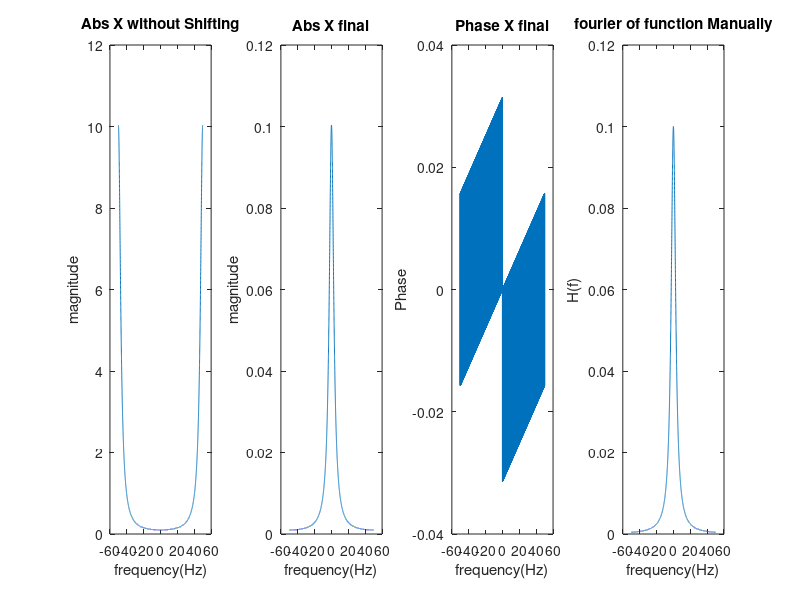

This figure's MATLAB source:
clear
fs = 100;
t = -30:1/fs:30;
x=exp(-20*abs(t));
df = fs/6001;
f = -fs/2:df:fs/2-df;
forie_transform=40./(400+4*(pi.^2)*(f.^2));
X = fft(x);
Xf_shift=(1/fs)*fftshift(X);
subplot(1,4,1)
plot(f,abs(X))
title('Abs X without Shifting');
xlabel('frequency(Hz)');
ylabel('magnitude');
subplot(1,4,2)
plot(f,abs(Xf_shift))
title('Abs X final');
xlabel('frequency(Hz)');
ylabel('magnitude');
subplot(1,4,3)
plot(f,angle(Xf_shift)/fs)
title('Phase X final');
xlabel('frequency(Hz)');
ylabel('Phase');
subplot(1,4,4)
plot(f,forie_transform)
ylim([0 0.12])
title('fourier of function Manually');
xlabel('frequency(Hz)');
ylabel('H(f)');

